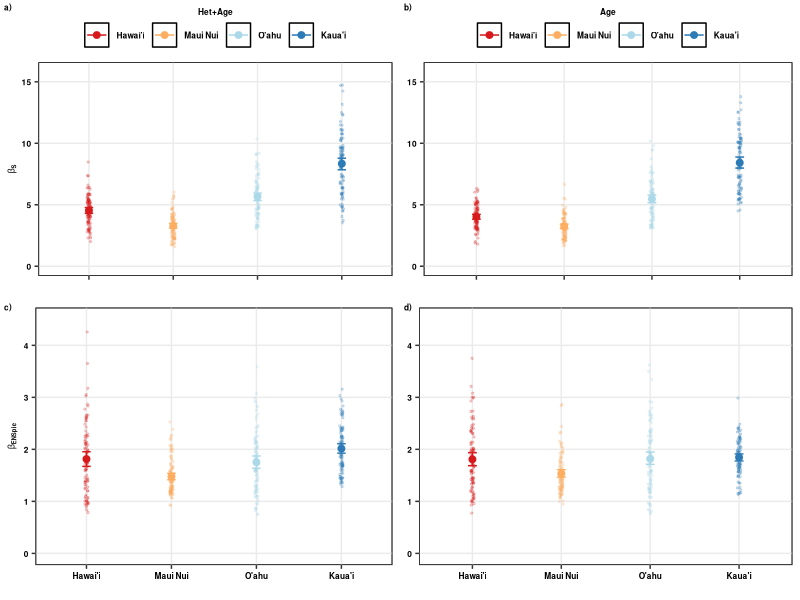

Reproduce this figure in R.
###############
# Beta ENSpie #
###############
# All natives #
# 5 plots #####
###############

require(dplyr)
require(ggplot2)
require(grid)
require(reshape2)
require(rms)

#############
# Data  #####
#############

Beta_2<-read.csv("Cleaned_Data/Scen2_Natives_5plots_BetaPIE.csv",sep=",",header=T)

Beta_3<-read.csv("Cleaned_Data/Scen3_Natives_5plots_BetaPIE.csv",sep=",",header=T)

#################
# Beta ENS_PIE  #
#################

## Scenario 2

Beta_22<-filter(Beta_2, index=="beta_S_PIE")

Beta_22<-dplyr::summarize(dplyr::group_by(Beta_22, geo_entity2, Iteration),beta_ENS_PIE=mean(value))

Beta_22$geo_entity2<-as.character(Beta_22$geo_entity2)
Beta_22$geo_entity2<-ifelse(Beta_22$geo_entity2=="Hawai'i Island","Hawai'i",Beta_22$geo_entity2)
Beta_22$geo_entity2<-ifelse(Beta_22$geo_entity2=="Kaua'i Island","Kaua'i",Beta_22$geo_entity2)
Beta_22$geo_entity2<-ifelse(Beta_22$geo_entity2=="O'ahu Island","O'ahu",Beta_22$geo_entity2)
Beta_22$geo_entity2<-as.factor(Beta_22$geo_entity2)

Beta_22$geo_entity2<-as.factor(Beta_22$geo_entity2)
Beta_22$geo_entity2<-factor(Beta_22$geo_entity2,levels=c("Hawai'i","Maui Nui","O'ahu","Kaua'i"))

Beta_2s<- Beta_22 %>%
  group_by(geo_entity2) %>%
  do(data.frame(rbind(smean.cl.boot(.$beta_ENS_PIE, B=1000))))

colnames(Beta_2s)[2]<-"beta_ENS_PIE"
colnames(Beta_2s)[3]<-"l.QD"
colnames(Beta_2s)[4]<-"h.QD"

Beta_2s$geo_entity2<-as.factor(Beta_2s$geo_entity2)
Beta_2s$geo_entity2<-factor(Beta_2s$geo_entity2,levels=c("Hawai'i","Maui Nui","O'ahu","Kaua'i"))

Beta_Scen2<-ggplot(data=Beta_22, aes(x=geo_entity2,y=beta_ENS_PIE,group=geo_entity2,color=geo_entity2))+
  geom_point(data=Beta_22, aes(x=geo_entity2,y=beta_ENS_PIE,group=geo_entity2,color=geo_entity2),
             position = position_jitter(w = 0.02, h = 0),size=0.5,alpha=0.2)+
  
  geom_point(data=Beta_2s, aes(x=geo_entity2,y=beta_ENS_PIE,group=geo_entity2, colour=geo_entity2),size=2)+
  geom_errorbar(data=Beta_2s,aes(ymin=l.QD,ymax=h.QD),width=0.1)+
  scale_y_continuous(limits=c(0,4.5),breaks=c(0,1,2,3,4))+
  #scale_color_d3(palette="category20c")+
  scale_colour_manual(values=c("#d7191c","#fdae61","#abd9e9","#2c7bb6"))+
  labs(x="",y=expression(bold(beta["ENSpie"])))+
  guides(colour=guide_legend(title="Het+Age",title.position = "top"))+
  theme_bw()+theme(axis.title.x=element_text(colour="black",face="bold",size=6),
                   axis.title.y=element_text(colour="black",face="bold",size=6),
                   axis.text.x=element_text(colour=c("black"),face="bold",size=6),
                   axis.text.y=element_text(colour=c("black"),face="bold",size=6),
                   legend.text=element_text(colour=c("black"),face="bold",size=6),
                   legend.title = element_text(colour=c("black"),face="bold",size=6),
                   legend.title.align = 0.5,
                   legend.position=c("none"),
                   legend.margin =margin(t=0, r=0, b=0, l=0, unit="cm"),
                   panel.background =element_rect(fill="transparent",colour="black"),panel.grid.minor=element_blank())

write.csv(Beta_2s,"Cleaned_Data/Summary_Beta_ENS_PIE_Scen2_5plots.csv",row.names=F)

## Scenario 3

Beta_33<-filter(Beta_3, index=="beta_S_PIE")

Beta_33<-dplyr::summarize(dplyr::group_by(Beta_33, geo_entity2, Iteration),beta_ENS_PIE=mean(value))

Beta_33$geo_entity2<-as.character(Beta_33$geo_entity2)
Beta_33$geo_entity2<-ifelse(Beta_33$geo_entity2=="Hawai'i Island","Hawai'i",Beta_33$geo_entity2)
Beta_33$geo_entity2<-ifelse(Beta_33$geo_entity2=="Kaua'i Island","Kaua'i",Beta_33$geo_entity2)
Beta_33$geo_entity2<-ifelse(Beta_33$geo_entity2=="O'ahu Island","O'ahu",Beta_33$geo_entity2)
Beta_33$geo_entity2<-as.factor(Beta_33$geo_entity2)


Beta_33$geo_entity2<-as.factor(Beta_33$geo_entity2)
Beta_33$geo_entity2<-factor(Beta_33$geo_entity2,levels=c("Hawai'i","Maui Nui","O'ahu","Kaua'i"))

Beta_3s<- Beta_33 %>%
  group_by(geo_entity2) %>%
  do(data.frame(rbind(smean.cl.boot(.$beta_ENS_PIE, B=1000))))

colnames(Beta_3s)[2]<-"beta_ENS_PIE"
colnames(Beta_3s)[3]<-"l.QD"
colnames(Beta_3s)[4]<-"h.QD"

Beta_3s$geo_entity2<-as.factor(Beta_3s$geo_entity2)
Beta_3s$geo_entity2<-factor(Beta_3s$geo_entity2,levels=c("Hawai'i","Maui Nui","O'ahu","Kaua'i"))

Beta_Scen3<-ggplot(data=Beta_33, aes(x=geo_entity2,y=beta_ENS_PIE,group=geo_entity2,color=geo_entity2))+
  geom_point(data=Beta_33, aes(x=geo_entity2,y=beta_ENS_PIE,group=geo_entity2,color=geo_entity2),
             position = position_jitter(w = 0.02, h = 0),size=0.5,alpha=0.2)+
  
  geom_point(data=Beta_3s, aes(x=geo_entity2,y=beta_ENS_PIE,group=geo_entity2, colour=geo_entity2),size=2)+
  geom_errorbar(data=Beta_3s,aes(ymin=l.QD,ymax=h.QD),width=0.1)+
  scale_y_continuous(limits=c(0,4.5),breaks=c(0,1,2,3,4))+
  #scale_color_d3(palette="category20c")+
  scale_colour_manual(values=c("#d7191c","#fdae61","#abd9e9","#2c7bb6"))+
  labs(x="",y=expression(bold(beta["ENSpie"])))+
  guides(colour=guide_legend(title="Age",title.position = "top"))+
  theme_bw()+theme(axis.title.x=element_text(colour="black",face="bold",size=6),
                   axis.title.y=element_blank(),
                   axis.text.x=element_text(colour=c("black"),face="bold",size=6),
                   axis.text.y=element_text(colour=c("black"),face="bold",size=6),
                   legend.text=element_text(colour=c("black"),face="bold",size=6),
                   legend.title = element_text(colour=c("black"),face="bold",size=6),
                   legend.title.align = 0.5,
                   legend.position=c("none"),
                   legend.margin =margin(t=0, r=0, b=0, l=0, unit="cm"),
                   panel.background =element_rect(fill="transparent",colour="black"),panel.grid.minor=element_blank())

write.csv(Beta_3s,"Cleaned_Data/Summary_Beta_ENS_PIE_Scen3_5plots.csv",row.names=F)

#############
# Beta S ####
#############

## Scenario 2

Beta_222<-filter(Beta_2, index=="beta_S")
Beta_222<-dplyr::summarize(dplyr::group_by(Beta_222, geo_entity2, Iteration),beta_S=mean(value))

Beta_222$geo_entity2<-as.character(Beta_222$geo_entity2)
Beta_222$geo_entity2<-ifelse(Beta_222$geo_entity2=="Hawai'i Island","Hawai'i",Beta_222$geo_entity2)
Beta_222$geo_entity2<-ifelse(Beta_222$geo_entity2=="Kaua'i Island","Kaua'i",Beta_222$geo_entity2)
Beta_222$geo_entity2<-ifelse(Beta_222$geo_entity2=="O'ahu Island","O'ahu",Beta_222$geo_entity2)
Beta_222$geo_entity2<-as.factor(Beta_222$geo_entity2)


Beta_222$geo_entity2<-as.factor(Beta_222$geo_entity2)
Beta_222$geo_entity2<-factor(Beta_222$geo_entity2,levels=c("Hawai'i","Maui Nui","O'ahu","Kaua'i"))


Beta_2ss<- Beta_222 %>%
  group_by(geo_entity2) %>%
  do(data.frame(rbind(smean.cl.boot(.$beta_S, B=1000))))

colnames(Beta_2ss)[2]<-"beta_S"
colnames(Beta_2ss)[3]<-"l.QD"
colnames(Beta_2ss)[4]<-"h.QD"

Beta_2ss$geo_entity2<-as.factor(Beta_2ss$geo_entity2)
Beta_2ss$geo_entity2<-factor(Beta_2ss$geo_entity2,levels=c("Hawai'i","Maui Nui","O'ahu","Kaua'i"))

Beta_Scen2s<-ggplot(data=Beta_222, aes(x=geo_entity2,y=beta_S,group=geo_entity2,color=geo_entity2))+
  geom_point(data=Beta_222, aes(x=geo_entity2,y=beta_S,group=geo_entity2,color=geo_entity2),
             position = position_jitter(w = 0.02, h = 0),size=0.5,alpha=0.2)+
  
  geom_point(data=Beta_2ss, aes(x=geo_entity2,y=beta_S,group=geo_entity2, colour=geo_entity2),size=2)+
  geom_errorbar(data=Beta_2ss,aes(ymin=l.QD,ymax=h.QD),width=0.1)+
  scale_y_continuous(limits=c(0,15.8),breaks=c(0,5,10,15))+
  # scale_color_d3(palette="category20c")+
  scale_colour_manual(values=c("#d7191c","#fdae61","#abd9e9","#2c7bb6"))+
  labs(x="",y=expression(bold(beta["S"])))+
  guides(colour=guide_legend(title="Het+Age",title.position = "top"))+
  theme_bw()+theme(axis.title.x=element_text(colour="black",face="bold",size=6),
                   axis.title.y=element_text(colour="black",face="bold",size=6),
                   axis.text.x=element_blank(),
                   axis.text.y=element_text(colour=c("black"),face="bold",size=6),
                   legend.text=element_text(colour=c("black"),face="bold",size=6),
                   legend.title = element_text(colour=c("black"),face="bold",size=6),
                   legend.title.align = 0.5,
                   legend.position=c("top"),
                   legend.margin =margin(t=0, r=0, b=0, l=0, unit="cm"),
                   panel.background =element_rect(fill="transparent",colour="black"),panel.grid.minor=element_blank())

write.csv(Beta_2ss,"Cleaned_Data/Summary_Beta_S_Scen2_5plots.csv",row.names=F)

## Scenario 3

Beta_333<-filter(Beta_3, index=="beta_S")
Beta_333<-dplyr::summarize(dplyr::group_by(Beta_333, geo_entity2, Iteration),beta_S=mean(value))

Beta_333$geo_entity2<-as.character(Beta_333$geo_entity2)
Beta_333$geo_entity2<-ifelse(Beta_333$geo_entity2=="Hawai'i Island","Hawai'i",Beta_333$geo_entity2)
Beta_333$geo_entity2<-ifelse(Beta_333$geo_entity2=="Kaua'i Island","Kaua'i",Beta_333$geo_entity2)
Beta_333$geo_entity2<-ifelse(Beta_333$geo_entity2=="O'ahu Island","O'ahu",Beta_333$geo_entity2)
Beta_333$geo_entity2<-as.factor(Beta_333$geo_entity2)

Beta_333$geo_entity2<-as.factor(Beta_333$geo_entity2)
Beta_333$geo_entity2<-factor(Beta_333$geo_entity2,levels=c("Hawai'i","Maui Nui","O'ahu","Kaua'i"))

Beta_3ss<- Beta_333 %>%
  group_by(geo_entity2) %>%
  do(data.frame(rbind(smean.cl.boot(.$beta_S, B=1000))))

colnames(Beta_3ss)[2]<-"beta_S"
colnames(Beta_3ss)[3]<-"l.QD"
colnames(Beta_3ss)[4]<-"h.QD"

Beta_3ss$geo_entity2<-as.factor(Beta_3ss$geo_entity2)
Beta_3ss$geo_entity2<-factor(Beta_3ss$geo_entity2,levels=c("Hawai'i","Maui Nui","O'ahu","Kaua'i"))

Beta_Scen3s<-ggplot(data=Beta_333, aes(x=geo_entity2,y=beta_S,group=geo_entity2,color=geo_entity2))+
  geom_point(data=Beta_333, aes(x=geo_entity2,y=beta_S,group=geo_entity2,color=geo_entity2),
             position = position_jitter(w = 0.02, h = 0),size=0.5,alpha=0.2)+
  
  geom_point(data=Beta_3ss, aes(x=geo_entity2,y=beta_S,group=geo_entity2, colour=geo_entity2),size=2)+
  geom_errorbar(data=Beta_3ss,aes(ymin=l.QD,ymax=h.QD),width=0.1)+
  scale_y_continuous(limits=c(0,15.8),breaks=c(0,5,10,15))+
  #scale_color_d3(palette="category20c")+
  scale_colour_manual(values=c("#d7191c","#fdae61","#abd9e9","#2c7bb6"))+
  labs(x="",y=expression(bold(beta["S"])))+
  guides(colour=guide_legend(title="Age",title.position = "top"))+
  theme_bw()+theme(axis.title.x=element_text(colour="black",face="bold",size=6),
                   axis.title.y=element_blank(),
                   axis.text.x=element_blank(),
                   axis.text.y=element_text(colour=c("black"),face="bold",size=6),
                   legend.text=element_text(colour=c("black"),face="bold",size=6),
                   legend.title = element_text(colour=c("black"),face="bold",size=6),
                   legend.title.align = 0.5,
                   legend.position=c("top"),
                   legend.margin =margin(t=0, r=0, b=0, l=0, unit="cm"),
                   panel.background =element_rect(fill="transparent",colour="black"),panel.grid.minor=element_blank())

write.csv(Beta_3ss,"Cleaned_Data/Summary_Beta_S_Scen3_5plots.csv",row.names=F)

###################
# merge figures  #
##################

require(cowplot)

togg2<-plot_grid(Beta_Scen2s, Beta_Scen3s, Beta_Scen2, Beta_Scen3,
                 labels=c("a)","b)","c)","d)"),label_size = 6,
                 ncol=2)

png(filename="Figures/Fig5_Beta_ENSpie_S_natives_5plots.png", 
    units="in", 
    width=8, 
    height=6, 
    pointsize=2, 
    res=400)

togg2

dev.off()
